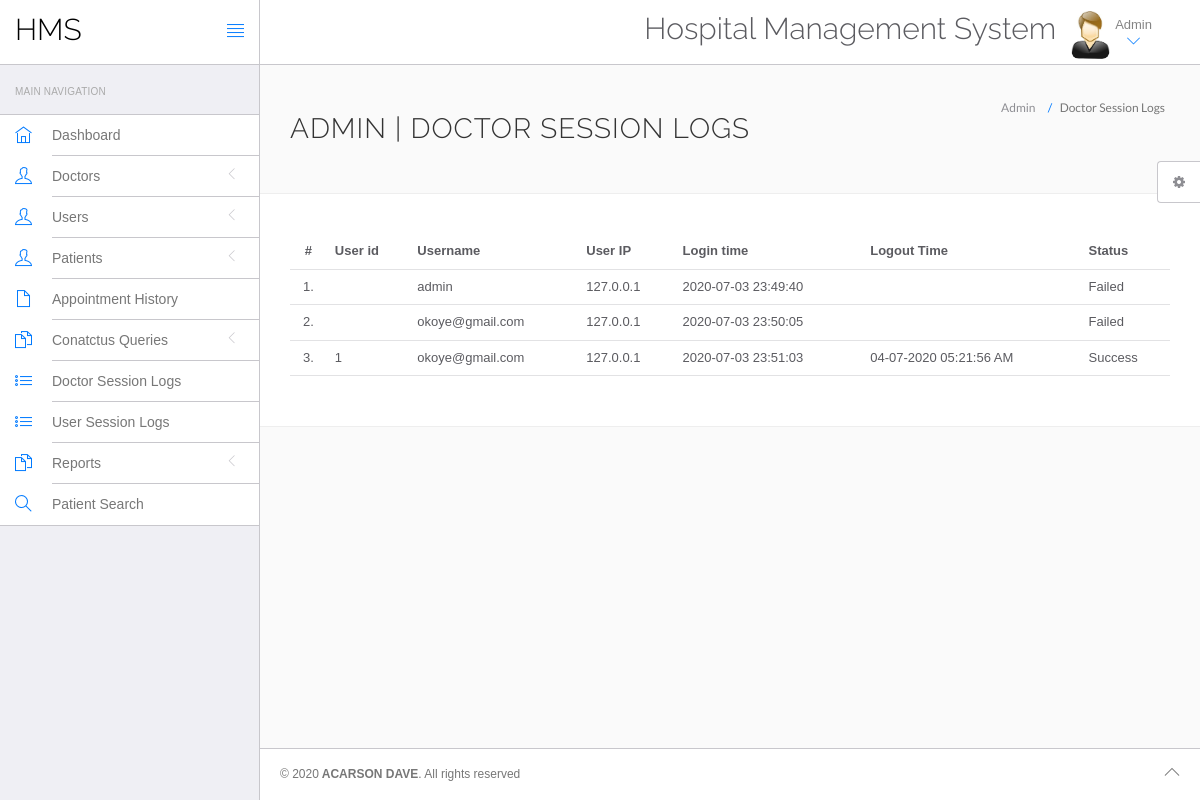
Page /hospital/hms/admin/doctor-logs.php (signed in) on the committed database.
### tables this page shows
CREATE TABLE `doctorslog` (
  `id` int(11) NOT NULL,
  `uid` int(11) DEFAULT NULL,
  `username` varchar(255) DEFAULT NULL,
  `userip` binary(16) DEFAULT NULL,
  `loginTime` timestamp NULL DEFAULT CURRENT_TIMESTAMP,
  `logout` varchar(255) DEFAULT NULL,
  `status` int(11) DEFAULT NULL
);

### hospital/hms/admin/doctor-logs.php (the view, shortened to what this page needs)
<?php
include('include/config.php');
?>
<!DOCTYPE html>
<html lang="en">
	<head>
		<link rel="stylesheet" href="vendor/bootstrap/css/bootstrap.min.css">
		<link rel="stylesheet" href="vendor/fontawesome/css/font-awesome.min.css">
		<link rel="stylesheet" href="vendor/themify-icons/themify-icons.min.css">
		<link href="vendor/animate.css/animate.min.css" rel="stylesheet" media="screen">
		<link href="vendor/perfect-scrollbar/perfect-scrollbar.min.css" rel="stylesheet" media="screen">
		<link href="vendor/switchery/switchery.min.css" rel="stylesheet" media="screen">
		<link href="vendor/bootstrap-touchspin/jquery.bootstrap-touchspin.min.css" rel="stylesheet" media="screen">
		<link href="vendor/select2/select2.min.css" rel="stylesheet" media="screen">
		<link href="vendor/bootstrap-datepicker/bootstrap-datepicker3.standalone.min.css" rel="stylesheet" media="screen">
		<link href="vendor/bootstrap-timepicker/bootstrap-timepicker.min.css" rel="stylesheet" media="screen">
		<link rel="stylesheet" href="assets/css/styles.css">
		<link rel="stylesheet" href="assets/css/plugins.css">
		<link rel="stylesheet" href="assets/css/themes/theme-1.css" id="skin_color" />
	</head>
	<body>
		<div id="app">
<?php include('include/sidebar.php');?>
			<div class="app-content">
					<?php include('include/header.php');?>
				<div class="main-content" >
					<div class="wrap-content container" id="container">
						<section id="page-title">
							<div class="row">
								<div class="col-sm-8">
									<h1 class="mainTitle">Admin  | Doctor Session Logs</h1>
																	</div>
								<ol class="breadcrumb">
									<li>
										<span>Admin </span>
									</li>
									<li class="active">
										<span>Doctor Session Logs</span>
									</li>
								</ol>
							</div>
						</section>
						<div class="container-fluid container-fullw bg-white">
									<div class="row">
								<div class="col-md-12">
									<table class="table table-hover" id="sample-table-1">
										<thead>
											<tr>
												<th class="center">#</th>
												<th class="hidden-xs">User id</th>
												<th>Username</th>
												<th>User IP</th>
												<th>Login time</th>
												<th>Logout Time </th>
												<th> Status </th>
											</tr>
										</thead>
										<tbody>
<?php
$sql=mysqli_query($con,"select * from doctorslog ");
$cnt=1;
while($row=mysqli_fetch_array($sql))
{
?>
											<tr>
												<td class="center"><?php echo $cnt;?>.</td>
												<td class="hidden-xs"><?php echo $row['uid'];?></td>
												<td class="hidden-xs"><?php echo $row['username'];?></td>
												<td><?php echo $row['userip'];?></td>
												<td><?php echo $row['loginTime'];?></td>
												<td><?php echo $row['logout'];?>
												</td>
												<td>
<?php if($row['status']==1)
{
	echo "Success";
}
else
{
	echo "Failed";
}?>
</td>
											</tr>
											<?php
$cnt=$cnt+1;
											 }?>
										</tbody>
									</table>
								</div>
							</div>
								</div>
					</div>
				</div>
			</div>
	<?php include('include/footer.php');?>
	<?php include('include/setting.php');?>
		</div>
	</body>
</html>

### hospital/hms/admin/assets/css/themes/theme-1.css (style rules this page uses)
body { background: #FAFAFA; }

### rows in the picture
doctorslog: username "admin", userip "127.0.0.1", loginTime "2020-07-03 23:49:40", status "Failed"
doctorslog: username "okoye@gmail.com", userip "127.0.0.1", loginTime "2020-07-03 23:50:05", status "Failed"
doctorslog: uid "1", username "okoye@gmail.com", userip "127.0.0.1", loginTime "2020-07-03 23:51:03", logout "04-07-2020 05:21:56 AM", status "Success"
